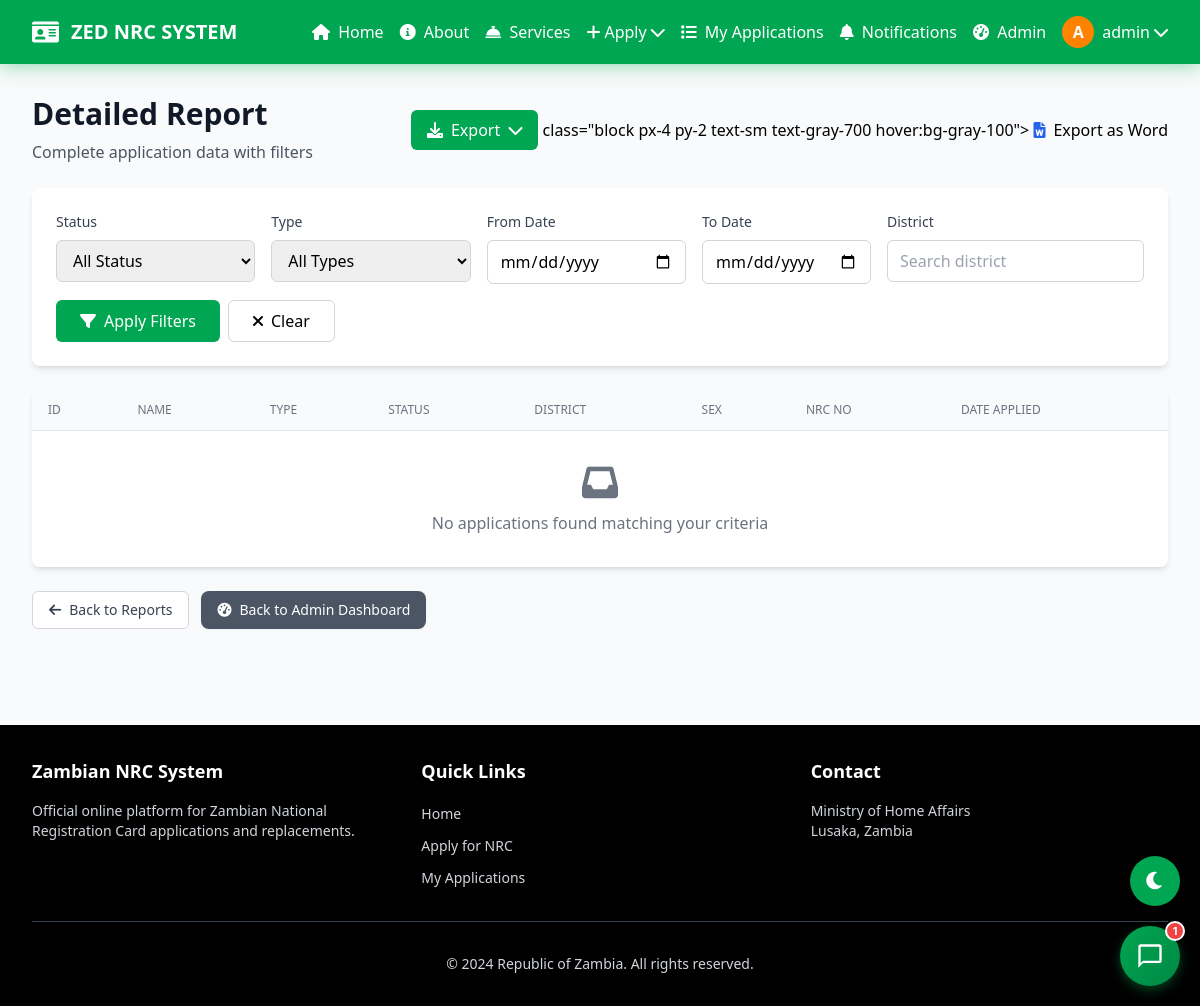
Page /dashboard/reports/detailed/ (signed in) on the earlier database version.
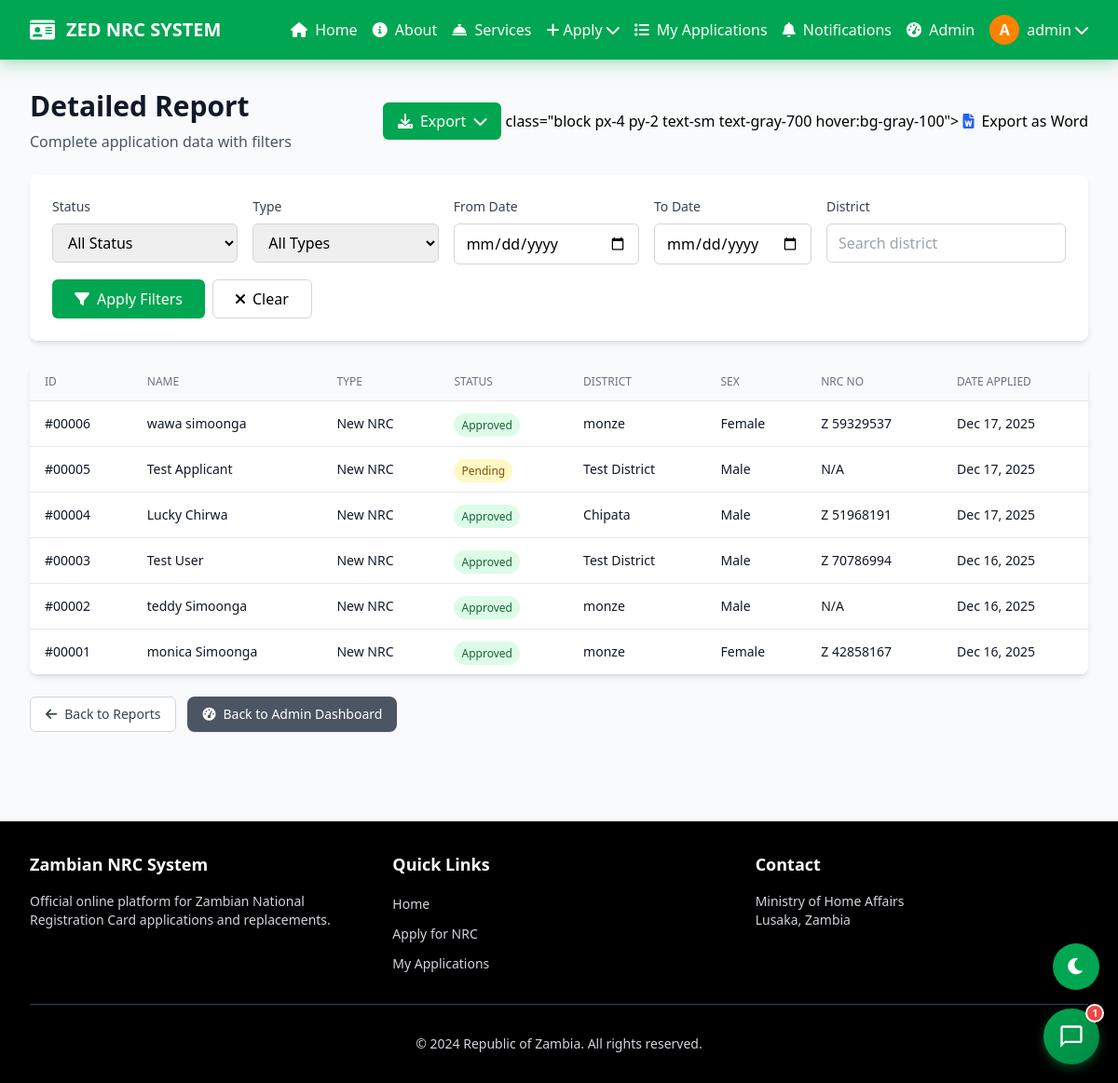
Same page on the later database version.
### applications/models.py (models this page shows, shortened)
class NRCApplication(models.Model):
    STATUS_CHOICES = [
        ('pending', 'Pending'),
        ('approved', 'Approved'),
        ('rejected', 'Rejected'),
    ]
    user = models.ForeignKey(User, on_delete=models.CASCADE)
    application_type = models.CharField(max_length=20, choices=[('new', 'New NRC'), ('replacement', 'Replacement')])
    status = models.CharField(max_length=20, choices=STATUS_CHOICES, default='pending')
    created_at = models.DateTimeField(default=timezone.now)
    updated_at = models.DateTimeField(auto_now=True)
    village = models.CharField(max_length=100)
    district = models.CharField(max_length=100, default='Not provided')
    date_of_birth = models.DateField()
    place_of_birth = models.CharField(max_length=100)
    chief_name = models.CharField(max_length=100)
    sex = models.CharField(max_length=10, choices=[('M', 'Male'), ('F', 'Female')], default='M')
    photo = models.ImageField(upload_to='photos/applicants/', help_text='Upload your passport-size photo', blank=True, null=True)
    mother_full_name = models.CharField(max_length=200, default='Not provided')
    mother_village = models.CharField(max_length=100)
    mother_district = models.CharField(max_length=100, default='Not provided')
    mother_date_of_birth = models.DateField()
    mother_place_of_birth = models.CharField(max_length=100)
    mother_chief_name = models.CharField(max_length=100)
    father_full_name = models.CharField(max_length=200, default='Not provided')
    father_village = models.CharField(max_length=100)
    father_district = models.CharField(max_length=100, default='Not provided')
    father_date_of_birth = models.DateField()
    father_place_of_birth = models.CharField(max_length=100)
    father_chief_name = models.CharField(max_length=100)
    birth_certificate = models.FileField(upload_to='documents/birth_certificates/')
    under_five_card = models.FileField(upload_to='documents/under_five_cards/')
    old_nrc = models.FileField(upload_to='documents/old_nrc/', blank=True, null=True)  # For replacements
    replacement_reason = models.TextField(blank=True, help_text='Reason for NRC replacement')
    admin_notes = models.TextField(blank=True)
    nrc_number = models.CharField(max_length=20, blank=True, null=True, unique=True)
    nrc_front_image = models.CharField(max_length=255, blank=True, null=True)
    nrc_back_image = models.CharField(max_length=255, blank=True, null=True)
    nrc_generated_at = models.DateTimeField(blank=True, null=True)
    digital_signature = models.TextField(blank=True, null=True, help_text='Base64 encoded signature image')
    class Meta:
        ordering = ['-created_at']

### accounts/models.py (models this page shows, shortened)
class CustomUser(AbstractUser):
    phone_number = models.CharField(max_length=15, blank=True)
    nrc_number = models.CharField(max_length=20, blank=True, unique=True, null=True)
    profile_image = models.ImageField(upload_to='profile_images/', blank=True, null=True)
    bio = models.TextField(max_length=500, blank=True)
    otp_code = models.CharField(
        max_length=6,
        blank=True,
        null=True,
        default=None,        # ← Changed from "" to None (real change)
        editable=False,      # ← New attribute Django can't ignore
        verbose_name="OTP Code",
        help_text="Temporary 6-digit code"
    )
    otp_created_at = models.DateTimeField(
        blank=True,
        null=True,
        default=None,        # ← Changed from timezone.now to None
        editable=False,
        verbose_name="OTP Created At"
    )
    otp_verified = models.BooleanField(
        default=False,
        verbose_name="OTP Verified",
        editable=False       # ← Also added here
    )
    def get_initials(self):
        if self.first_name and self.last_name:
            return f"{self.first_name[0]}{self.last_name[0]}".upper()
        return self.username[0].upper() if self.username else "U"

### applications/views.py (the view, shortened to what this page needs)
# urls.py: path('dashboard/reports/detailed/', views.detailed_report, name='detailed_report'),
@user_passes_test(is_admin)
def detailed_report(request):
    status_filter = request.GET.get('status', '')
    type_filter = request.GET.get('type', '')
    date_from = request.GET.get('date_from')
    date_to = request.GET.get('date_to')
    district_filter = request.GET.get('district', '')
    applications = NRCApplication.objects.all().select_related('user')
    if status_filter:
        applications = applications.filter(status=status_filter)
    if type_filter:
        applications = applications.filter(application_type=type_filter)
    if date_from:
        applications = applications.filter(created_at__gte=date_from)
    if date_to:
        applications = applications.filter(created_at__lte=date_to)
    if district_filter:
        applications = applications.filter(district__icontains=district_filter)
    districts = NRCApplication.objects.values_list('district', flat=True).distinct().order_by('district')
    export_format = request.GET.get('export')
    paginator = Paginator(applications, 50)
    page_number = request.GET.get('page')
    page_obj = paginator.get_page(page_number)
    context = {
        'page_obj': page_obj,
        'status_filter': status_filter,
        'type_filter': type_filter,
        'date_from': date_from,
        'date_to': date_to,
        'district_filter': district_filter,
        'districts': districts,
    }
    return render(request, 'applications/detailed_report.html', context)

### applications/views.py (called while the page is built)
def is_admin(user):
    return user.is_staff or user.is_superuser

### templates/applications/detailed_report.html (shortened to what the changed rows need)
{% extends 'base.html' %}
{% block content %}
<div class="max-w-7xl mx-auto fade-in-scroll">
    <div class="mb-6 flex justify-between items-center">
        <div>
            <h1 class="text-3xl font-bold text-gray-900 mb-2">Detailed Report</h1>
        </div>
        </div>
    </div>
    <div class="bg-white rounded-lg shadow-md overflow-hidden">
        <div class="overflow-x-auto">
            <table class="min-w-full divide-y divide-gray-200">
                <thead class="bg-gray-50">
                    <tr>
                        <th class="px-4 py-3 text-left text-xs font-medium text-gray-500 uppercase">ID</th>
                        <th class="px-4 py-3 text-left text-xs font-medium text-gray-500 uppercase">Name</th>
                        <th class="px-4 py-3 text-left text-xs font-medium text-gray-500 uppercase">Type</th>
                        <th class="px-4 py-3 text-left text-xs font-medium text-gray-500 uppercase">Status</th>
                        <th class="px-4 py-3 text-left text-xs font-medium text-gray-500 uppercase">District</th>
                        <th class="px-4 py-3 text-left text-xs font-medium text-gray-500 uppercase">Sex</th>
                        <th class="px-4 py-3 text-left text-xs font-medium text-gray-500 uppercase">NRC No</th>
                        <th class="px-4 py-3 text-left text-xs font-medium text-gray-500 uppercase">Date Applied</th>
                    </tr>
                </thead>
                <tbody class="bg-white divide-y divide-gray-200">
                    {% for app in page_obj %}
                    <tr class="hover:bg-gray-50">
                        <td class="px-4 py-3 text-sm text-gray-900">#{{ app.id|stringformat:"05d" }}</td>
                        <td class="px-4 py-3 text-sm text-gray-900">{{ app.user.get_full_name }}</td>
                        <td class="px-4 py-3 text-sm text-gray-900">{{ app.get_application_type_display }}</td>
                        <td class="px-4 py-3">
                            <span class="px-2 py-1 text-xs rounded-full
                                       {% if app.status == 'approved' %}bg-green-100 text-green-800
                                       {% elif app.status == 'rejected' %}bg-red-100 text-red-800
                                       {% else %}bg-yellow-100 text-yellow-800{% endif %}">
                                {{ app.get_status_display }}
                            </span>
                        </td>
                        <td class="px-4 py-3 text-sm text-gray-900">{{ app.district }}</td>
                        <td class="px-4 py-3 text-sm text-gray-900">{% if app.sex == 'M' %}Male{% else %}Female{% endif %}</td>
                        <td class="px-4 py-3 text-sm text-gray-900">{{ app.nrc_number|default:"N/A" }}</td>
                        <td class="px-4 py-3 text-sm text-gray-900">{{ app.created_at|date:"M d, Y" }}</td>
                    </tr>
                    {% empty %}
                    <tr>
                        <td colspan="8" class="px-4 py-8 text-center text-gray-500">
                            <i class="fas fa-inbox text-4xl mb-2"></i>
                            <p>No applications found matching your criteria</p>
                        </td>
                    </tr>
                    {% endfor %}
                </tbody>
            </table>
        </div>
    </div>
{% endblock %}

Differences in the rows shown:
added NRCApplication: id "00006", user.get_full_name "wawa simoonga", application_type "New NRC", status "Approved", district "monze", sex "Female", nrc_number "Z 59329537", created_at "Dec 17, 2025"
added NRCApplication: id "00005", user.get_full_name "Test Applicant", application_type "New NRC", status "Pending", district "Test District", sex "Male", nrc_number "N/A", created_at "Dec 17, 2025"
added NRCApplication: id "00004", user.get_full_name "Lucky Chirwa", application_type "New NRC", status "Approved", district "Chipata", sex "Male", nrc_number "Z 51968191", created_at "Dec 17, 2025"
added NRCApplication: id "00003", user.get_full_name "Test User", application_type "New NRC", status "Approved", district "Test District", sex "Male", nrc_number "Z 70786994", created_at "Dec 16, 2025"
added NRCApplication: id "00002", user.get_full_name "teddy Simoonga", application_type "New NRC", status "Approved", district "monze", sex "Male", nrc_number "N/A", created_at "Dec 16, 2025"
added NRCApplication: id "00001", user.get_full_name "monica Simoonga", application_type "New NRC", status "Approved", district "monze", sex "Female", nrc_number "Z 42858167", created_at "Dec 16, 2025"
Other differences:
text no longer shown: "No applications found matching your criteria"
